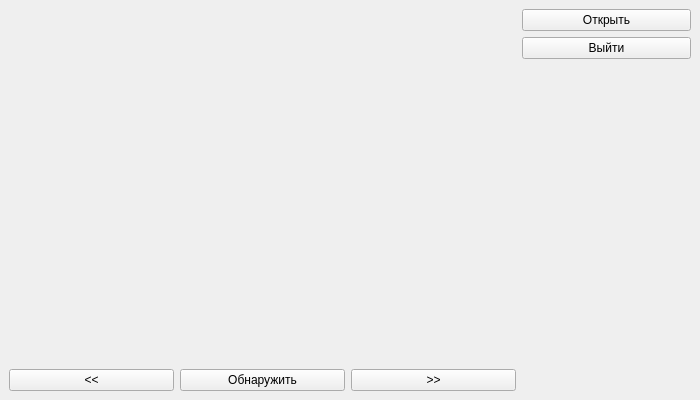
<?xml version="1.0" encoding="UTF-8"?>
<ui version="4.0">
 <class>MainWindow</class>
 <widget class="QMainWindow" name="MainWindow">
  <property name="geometry">
   <rect>
    <x>0</x>
    <y>0</y>
    <width>700</width>
    <height>400</height>
   </rect>
  </property>
  <property name="windowTitle">
   <string>Demo</string>
  </property>
  <widget class="QWidget" name="centralwidget">
   <layout class="QGridLayout" name="gridLayout">
    <item row="0" column="3">
     <layout class="QVBoxLayout" name="verticalLayout_OpenClose">
      <item>
       <widget class="QPushButton" name="btn_OpenFile">
        <property name="text">
         <string>Открыть</string>
        </property>
       </widget>
      </item>
      <item>
       <widget class="QPushButton" name="btn_Quit">
        <property name="text">
         <string>Выйти</string>
        </property>
       </widget>
      </item>
     </layout>
    </item>
    <item row="4" column="0" colspan="3">
     <layout class="QHBoxLayout" name="horizontalLayout_btn_PrevNext">
      <property name="spacing">
       <number>6</number>
      </property>
      <item>
       <widget class="QPushButton" name="btn_FrameShowPrevious">
        <property name="text">
         <string>&lt;&lt;</string>
        </property>
       </widget>
      </item>
      <item>
       <widget class="QPushButton" name="btn_FrameRecognize">
        <property name="text">
         <string>Обнаружить</string>
        </property>
       </widget>
      </item>
      <item>
       <widget class="QPushButton" name="btn_FrameShowNext">
        <property name="text">
         <string>&gt;&gt;</string>
        </property>
       </widget>
      </item>
     </layout>
    </item>
    <item row="0" column="0" rowspan="4" colspan="3">
     <layout class="QVBoxLayout" name="verticalLayout_widgetVideo">
      <item>
       <widget class="QWidget" name="widgetVideo" native="true">
        <property name="maximumSize">
         <size>
          <width>508</width>
          <height>299</height>
         </size>
        </property>
        <zorder>horizontalLayoutWidget</zorder>
        <zorder>verticalLayoutWidget_2</zorder>
       </widget>
      </item>
     </layout>
    </item>
   </layout>
  </widget>
  <action name="action">
   <property name="text">
    <string>Открыть</string>
   </property>
  </action>
  <action name="action_3">
   <property name="text">
    <string>Выход</string>
   </property>
  </action>
 </widget>
 <resources/>
 <connections/>
</ui>
